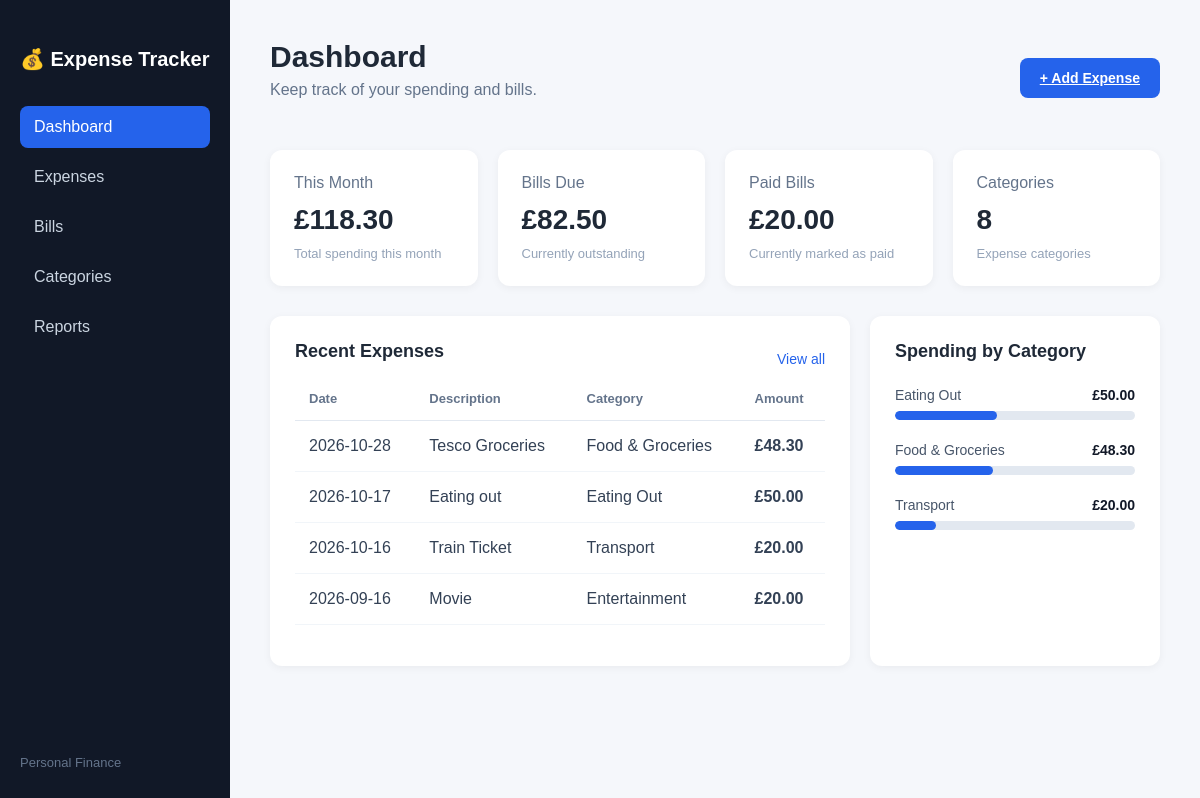
The page / on the database its author committed.
### tables this page shows
CREATE TABLE expenses (
            id INTEGER PRIMARY KEY AUTOINCREMENT,

            description TEXT NOT NULL,

            amount REAL NOT NULL,

            expense_date TEXT NOT NULL,

            category_id INTEGER,

            payment_method TEXT,

            notes TEXT,

            created_at TIMESTAMP DEFAULT CURRENT_TIMESTAMP,

            FOREIGN KEY (category_id)
                REFERENCES categories(id)
        );

CREATE TABLE categories (
            id INTEGER PRIMARY KEY AUTOINCREMENT,
            name TEXT NOT NULL UNIQUE
        );

### app.py (the view)
@app.route("/")
def home():
    connection = get_db_connection()
    monthly_expenses = connection.execute(
        """
        SELECT COALESCE(SUM(amount), 0)
        FROM expenses
        WHERE strftime('%Y-%m', expense_date)
            = strftime('%Y-%m', 'now', 'localtime')
        """
    ).fetchone()[0]
    unpaid_bills = connection.execute(
        """
        SELECT COALESCE(SUM(amount), 0)
        FROM bills
        WHERE status = 'Unpaid'
        """
    ).fetchone()[0]
    paid_bills = connection.execute(
        """
        SELECT COALESCE(SUM(amount), 0)
        FROM bills
        WHERE status = 'Paid'
        """
    ).fetchone()[0]
    category_count = connection.execute(
        """
        SELECT COUNT(*)
        FROM categories
        """
    ).fetchone()[0]
    recent_expenses = connection.execute(
        """
        SELECT
            expenses.id,
            expenses.description,
            expenses.amount,
            expenses.expense_date,
            expenses.payment_method,
            categories.name AS category_name
        FROM expenses
        LEFT JOIN categories
            ON expenses.category_id = categories.id
        ORDER BY expenses.expense_date DESC,
                 expenses.id DESC
        LIMIT 5
        """
    ).fetchall()
    category_spending = connection.execute(
        """
        SELECT
            categories.name AS category_name,
            COALESCE(SUM(expenses.amount), 0) AS total_amount
        FROM expenses
        INNER JOIN categories
            ON expenses.category_id = categories.id
        WHERE strftime('%Y-%m', expenses.expense_date)
            = strftime('%Y-%m', 'now', 'localtime')
        GROUP BY categories.id, categories.name
        ORDER BY total_amount DESC
        """
    ).fetchall()
    connection.close()
    return render_template(
        "index.html",
        monthly_expenses=monthly_expenses,
        unpaid_bills=unpaid_bills,
        paid_bills=paid_bills,
        category_count=category_count,
        recent_expenses=recent_expenses,
        category_spending=category_spending
    )

### database.py (called while the page is built)
def get_db_connection():
    connection = sqlite3.connect(DATABASE)
    connection.row_factory = sqlite3.Row
    return connection

### templates/index.html (shortened to what this page needs)
<!DOCTYPE html>
<html lang="en">
<head>
    <link
        rel="stylesheet"
        href="{{ url_for('static', filename='css/style.css') }}"
    >
</head>
<body>
    <div class="sidebar">
        <div>
            <h2>💰 Expense Tracker</h2>
            <nav>
                <a class="active" href="{{ url_for('home') }}">Dashboard</a>
                <a href="{{ url_for('expenses') }}">Expenses</a>
                <a href="{{ url_for('bills') }}">Bills</a>
                <a href="{{ url_for('categories') }}">Categories</a>
                <a href="{{ url_for('reports') }}">Reports</a>
            </nav>
        </div>
        <div class="sidebar-footer">
            Personal Finance
        </div>
    </div>
    <main class="main-content">
        <div class="topbar">
            <div>
                <h1>Dashboard</h1>
                <p>Keep track of your spending and bills.</p>
            </div>
            <a
                href="{{ url_for('add_expense') }}"
                class="add-button"
            >
                + Add Expense
            </a>
        </div>
        <section class="summary-grid">
            <div class="card">
                <p>This Month</p>
                <h2>
                    £{{ "%.2f"|format(monthly_expenses) }}
                </h2>
                <span>Total spending this month</span>
            </div>
            <div class="card">
                <p>Bills Due</p>
                <h2>
                    £{{ "%.2f"|format(unpaid_bills) }}
                </h2>
                <span>Currently outstanding</span>
            </div>
            <div class="card">
                <p>Paid Bills</p>
                <h2>
                    £{{ "%.2f"|format(paid_bills) }}
                </h2>
                <span>Currently marked as paid</span>
            </div>
            <div class="card">
                <p>Categories</p>
                <h2>
                    {{ category_count }}
                </h2>
                <span>Expense categories</span>
            </div>
        </section>
        <section class="dashboard-grid">
            <div class="panel">
                <div class="panel-header">
                    <h2>Recent Expenses</h2>
                    <a href="{{ url_for('expenses') }}">
                        View all
                    </a>
                </div>
                {% if recent_expenses %}
                <div class="expense-table-container">
                    <table class="expense-table">
                        <thead>
                            <tr>
                                <th>Date</th>
                                <th>Description</th>
                                <th>Category</th>
                                <th>Amount</th>
                            </tr>
                        </thead>
                        <tbody>
                            {% for expense in recent_expenses %}
                            <tr>
                                <td>
                                    {{ expense["expense_date"] }}
                                </td>
                                <td>
                                    {{ expense["description"] }}
                                </td>
                                <td>
                                    {{ expense["category_name"] }}
                                </td>
                                <td class="expense-amount">
                                    £{{ "%.2f"|format(expense["amount"]) }}
                                </td>
                            </tr>
                            {% endfor %}
                        </tbody>
                    </table>
                </div>
                {% endif %}
            </div>
            <div class="panel">
                <h2>Spending by Category</h2>
                {% if category_spending %}
                    <div class="category-spending-list">
                        {% for category in category_spending %}
                            <div class="category-spending-item">
                                <div class="category-spending-name">
                                    <span>
                                        {{ category["category_name"] }}
                                    </span>
                                    <strong>
                                        £{{ "%.2f"|format(category["total_amount"]) }}
                                    </strong>
                                </div>
                                {% if monthly_expenses > 0 %}
                                    <div class="spending-bar-background">
                                        <div
                                            class="spending-bar"
                                            style="width: {{ (category['total_amount'] / monthly_expenses * 100)|round(1) }}%;"
                                        >
                                        </div>
                                    </div>
                                {% endif %}
                            </div>
                        {% endfor %}
                    </div>
                {% endif %}
            </div>
        </section>
    </main>
</body>
</html>

### static/css/style.css (style rules this page uses)
* { box-sizing: border-box; }
body { margin: 0; font-family: Arial, Helvetica, sans-serif; background-color: #f5f7fb; color: #1f2937; }
.sidebar { position: fixed; left: 0; top: 0; width: 230px; height: 100vh; background-color: #111827; color: white; padding: 30px 20px; display: flex; flex-direction: column; justify-content: space-between; }
.sidebar h2 { font-size: 20px; margin-bottom: 35px; }
.sidebar nav { display: flex; flex-direction: column; gap: 8px; }
.sidebar nav a { color: #cbd5e1; text-decoration: none; padding: 12px 14px; border-radius: 8px; transition: 0.2s; }
.sidebar nav a:hover, .sidebar nav a.active { background-color: #2563eb; color: white; }
.sidebar-footer { color: #64748b; font-size: 13px; }
.main-content { margin-left: 230px; padding: 40px; }
.topbar { display: flex; justify-content: space-between; align-items: center; margin-bottom: 35px; }
.topbar h1 { margin: 0; font-size: 30px; }
.topbar p { color: #64748b; margin-top: 7px; }
.add-button { background-color: #2563eb; color: white; border: none; border-radius: 8px; padding: 12px 20px; font-size: 14px; font-weight: bold; cursor: pointer; }
.summary-grid { display: grid; grid-template-columns: repeat(4, 1fr); gap: 20px; margin-bottom: 30px; }
.card { background-color: white; padding: 24px; border-radius: 12px; box-shadow: 0 2px 8px rgba(0, 0, 0, 0.05); }
.card p { margin: 0; color: #64748b; }
.card h2 { font-size: 28px; margin: 12px 0 8px; }
.card span { color: #94a3b8; font-size: 13px; }
.dashboard-grid { display: grid; grid-template-columns: 2fr 1fr; gap: 20px; }
.panel { background-color: white; padding: 25px; border-radius: 12px; min-height: 350px; box-shadow: 0 2px 8px rgba(0, 0, 0, 0.05); }
.panel h2 { margin-top: 0; font-size: 18px; }
.panel-header { display: flex; justify-content: space-between; align-items: center; }
.panel-header a { color: #2563eb; text-decoration: none; font-size: 14px; }
.expense-table-container { width: 100%; overflow-x: auto; }
.expense-table { width: 100%; border-collapse: collapse; }
.expense-table th { padding: 14px; text-align: left; color: #64748b; font-size: 13px; font-weight: 600; border-bottom: 1px solid #e2e8f0; }
.expense-table td { padding: 16px 14px; color: #334155; border-bottom: 1px solid #f1f5f9; }
.expense-amount { font-weight: bold; color: #111827; }
.category-spending-list { margin-top: 25px; }
.category-spending-item { margin-bottom: 22px; }
.category-spending-name { display: flex; justify-content: space-between; align-items: center; margin-bottom: 8px; }
.category-spending-name span { color: #475569; font-size: 14px; }
.category-spending-name strong { color: #111827; font-size: 14px; }
.spending-bar-background { width: 100%; height: 9px; background-color: #e2e8f0; border-radius: 20px; overflow: hidden; }
.spending-bar { height: 9px; background-color: #2563eb; border-radius: 20px; }

### rows shown on the page
expenses: expense_date "2026-10-28", description "Tesco Groceries", category_name "Food & Groceries", amount "48.30"
expenses: expense_date "2026-10-17", description "Eating out", category_name "Eating Out", amount "50.00"
expenses: expense_date "2026-10-16", description "Train Ticket", category_name "Transport", amount "20.00"
expenses: expense_date "2026-09-16", description "Movie", category_name "Entertainment", amount "20.00"
categories: category_name "Eating Out", total_amount "50.00", {{ (category['total_amount'] / monthly_expenses * 100)|round(1) }} 42.3 (drawn)
categories: category_name "Food & Groceries", total_amount "48.30", {{ (category['total_amount'] / monthly_expenses * 100)|round(1) }} 40.8 (drawn)
categories: category_name "Transport", total_amount "20.00", {{ (category['total_amount'] / monthly_expenses * 100)|round(1) }} 16.9 (drawn)

### other values the page prints
{{ "%.2f"|format(monthly_expenses) }} "118.30"
{{ "%.2f"|format(unpaid_bills) }} "82.50"
{{ "%.2f"|format(paid_bills) }} "20.00"
{{ category_count }} "8"
